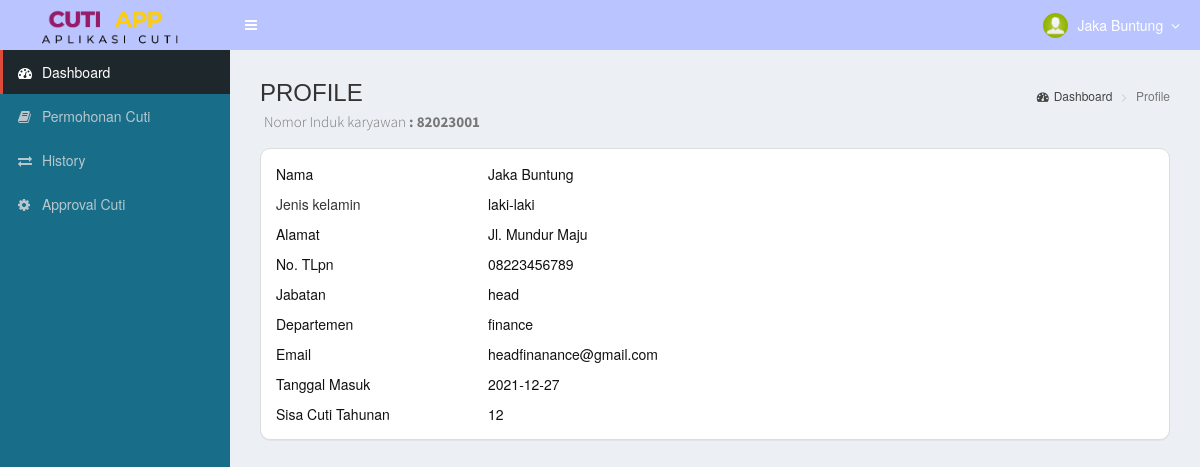
The app's page /home-karyawan.php (signed in) with its own data.
### tables this page shows
CREATE TABLE `tb_users` (
  `nik` varchar(10) NOT NULL,
  `username` varchar(64) NOT NULL,
  `password` varchar(255) NOT NULL,
  `nama_kry` varchar(255) NOT NULL,
  `jk` varchar(255) NOT NULL,
  `jabatan` varchar(255) NOT NULL,
  `hak_akses` varchar(20) NOT NULL,
  `tmpt_lahir` varchar(255) NOT NULL,
  `tgl_lahir` date NOT NULL,
  `agama` varchar(255) NOT NULL,
  `status` varchar(255) NOT NULL,
  `telp` varchar(255) NOT NULL,
  `alamat` text NOT NULL,
  `hak_cuti_tahunan` int NOT NULL,
  `cuti_hamil` int NOT NULL,
  `email` varchar(255) NOT NULL,
  `departemen` varchar(255) NOT NULL,
  `tgl_masuk` date NOT NULL,
  `soft_delete` tinyint(1) NOT NULL DEFAULT '0',
  `id_atas` varchar(255) DEFAULT NULL,
  `approval` tinyint(1) DEFAULT '0'
);

### dashboard-karyawan.php (the view, shortened to what this page needs)
<section class="content-header">
  <h1>PROFILE</h1>
  <h1><small>Nomor Induk karyawan<b> :
        <?= $_SESSION['nik'] ?>
      </b>
    </small></h1>
  <ol class="breadcrumb">
    <li><a href="home-admin.php"><i class="fa fa-dashboard"></i>Dashboard</a></li>
    <li class="active">Profile</li>
  </ol>
</section>
<?php
include './dist/koneksi.php';
$ambilData = mysqli_query($con, "SELECT * FROM tb_users WHERE nik='$_SESSION[nik]'");
$hasil = mysqli_fetch_array($ambilData);
?>
<section class="content">
  <div class="panel panel-default" style="background-color: white;border-radius:10px">
    <div class="panel-body">
      <div class="row">
        <div class="col-xs-3">
          <div class="text-black">Nama</a></div>
        </div>
        <div class="col-xs-">
          <div class="text-black">
            <?= $hasil['nama_kry']; ?>
          </div>
        </div>
      </div>
      <div class="row" style="margin-top: 10px;">
        <div class="col-xs-3">
          Jenis kelamin </div>
        <div class="col-xs-">
          <div class="text-black">
            <?= $hasil['jk']; ?>
          </div>
        </div>
      </div>
      <div class="row" style="margin-top: 10px;">
        <div class="col-xs-3">
          <div class="text-black">Alamat</a></div>
        </div>
        <div class="col-xs-">
          <div class="text-black">
            <?= $hasil['alamat']; ?>
          </div>
        </div>
      </div>
      <div class="row" style="margin-top: 10px;">
        <div class="col-xs-3">
          <div class="text-black">No. TLpn</a></div>
        </div>
        <div class="col-xs-">
          <div class="text-black">
            <?= $hasil['telp']; ?>
          </div>
        </div>
      </div>
      <div class="row" style="margin-top: 10px;">
        <div class="col-xs-3">
          <div class="text-black">Jabatan</a></div>
        </div>
        <div class="col-xs-">
          <div class="text-black">
            <?= $hasil['jabatan']; ?>
          </div>
        </div>
      </div>
      <div class="row" style="margin-top: 10px;">
        <div class="col-xs-3">
          <div class="text-black">Departemen</a></div>
        </div>
        <div class="col-xs-">
          <div class="text-black">
            <?= $hasil['departemen']; ?>
          </div>
        </div>
      </div>
      <div class="row" style="margin-top: 10px;">
        <div class="col-xs-3">
          <div class="text-black">Email</a></div>
        </div>
        <div class="col-xs-">
          <div class="text-black">
            <?= $hasil['email']; ?>
          </div>
        </div>
      </div>
      <div class="row" style="margin-top: 10px;">
        <div class="col-xs-3">
          <div class="text-black">Tanggal Masuk</a></div>
        </div>
        <div class="col-xs-">
          <div class="text-black">
            <?= $hasil['tgl_masuk']; ?>
          </div>
        </div>
      </div>
      <div class="row" style="margin-top: 10px;">
        <div class="col-xs-3">
          <div class="text-black">Sisa Cuti Tahunan</a></div>
        </div>
        <div class="col-xs-">
          <div class="text-black">
            <?= $hasil['hak_cuti_tahunan']; ?>
          </div>
        </div>
      </div>
    </div>
  </div>
</section>

### records on screen
tb_users: nama_kry "Jaka Buntung", jk "laki-laki", alamat "Jl. Mundur Maju", telp "08223456789", jabatan "head", departemen "finance", email "headfinanance@gmail.com", tgl_masuk "2021-12-27", hak_cuti_tahunan "12"

### other values on screen
$_SESSION['nama_kry'] "Jaka Buntung"
$_SESSION['nik'] "82023001"
